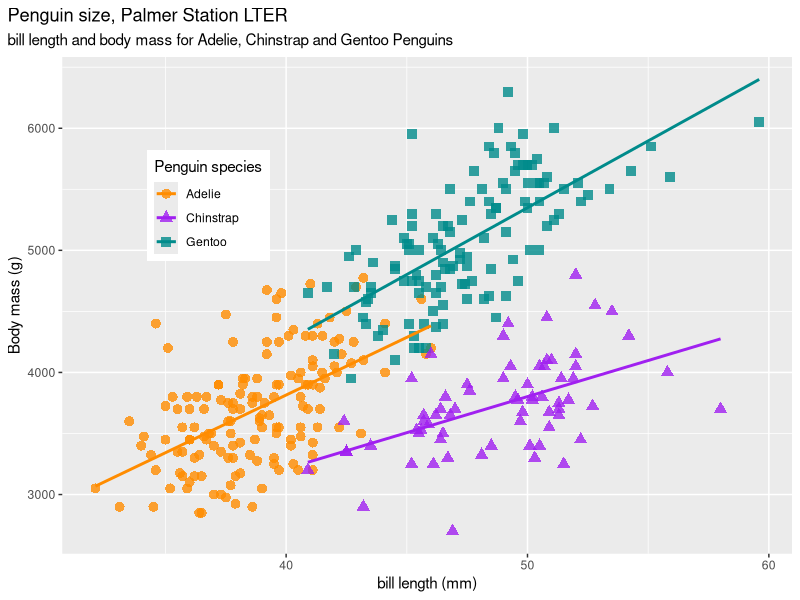
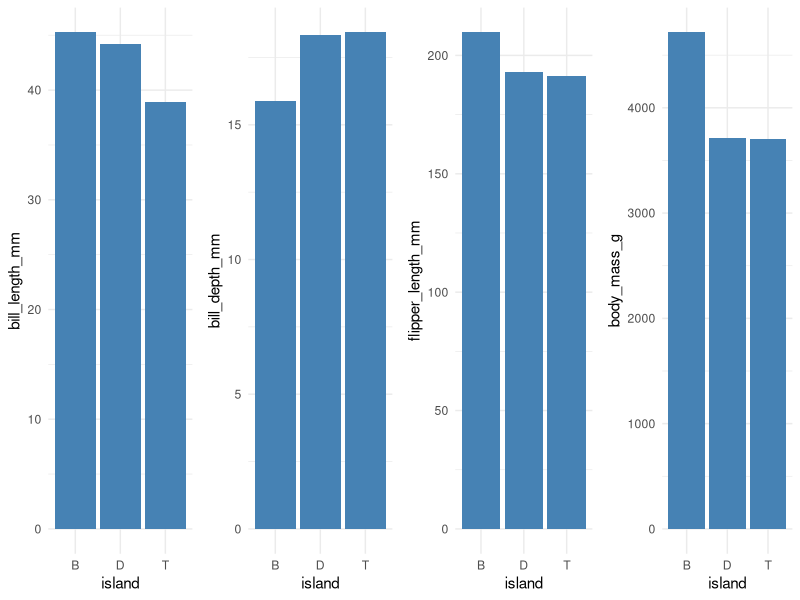
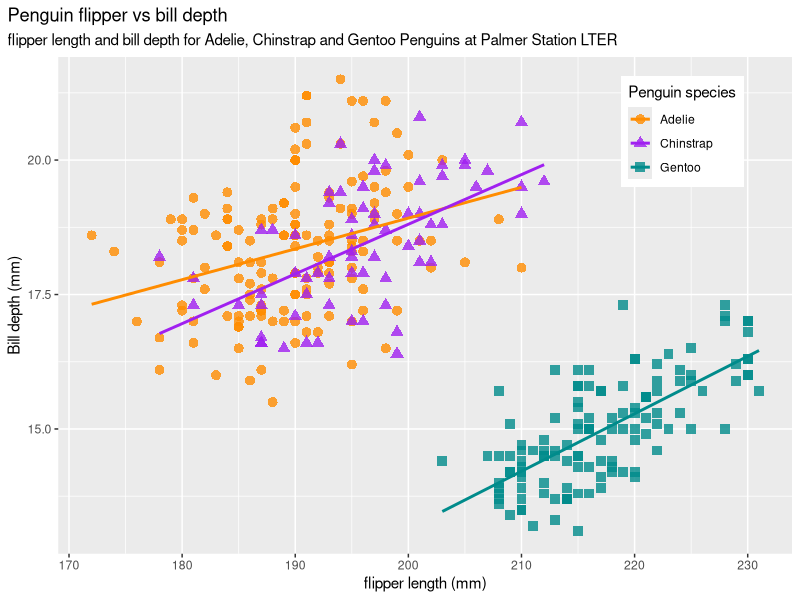
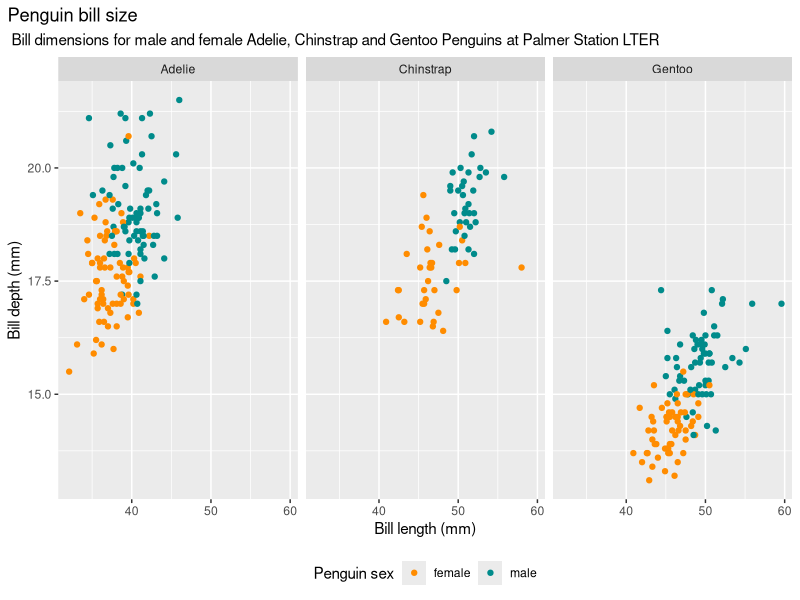
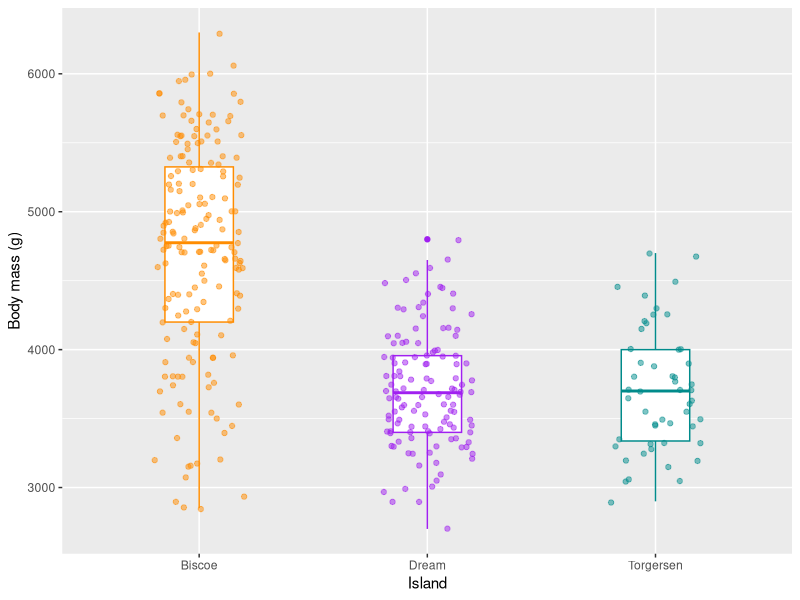
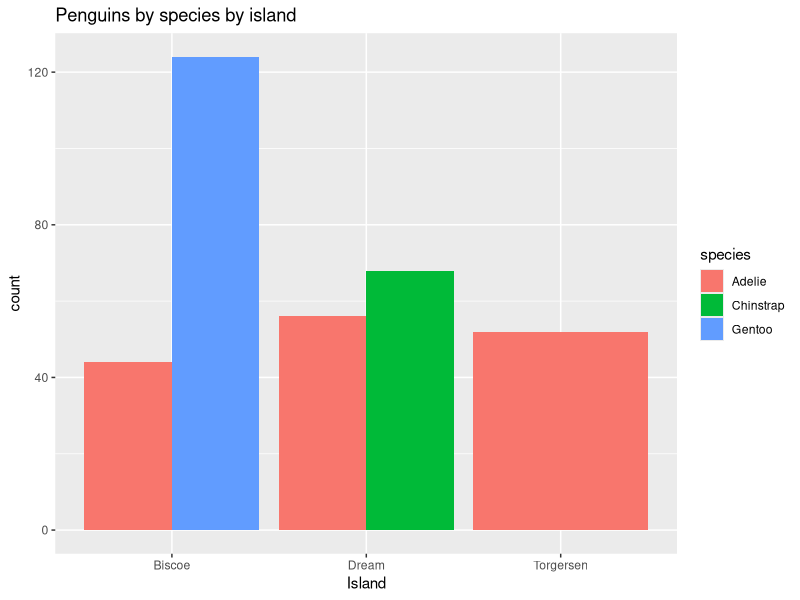

Here is the R script that generated these plots, in order:
## ---- chunk 1
library("palmerpenguins")
library(ggplot2)
library("tidyverse")

## ---- chunk 2
library(knitr)
sd_peng <- penguins %>% 
  summarize(across(where(is.numeric), sd, na.rm = TRUE))
kable(sd_peng[,1:4],
      col.names = c("Largo_pico(mm)","Ancho_pico (mm)", "Longitud_aleta(mm)","Peso (g)"))
## ---- chunk 3
sd_peng <- penguins %>% 
  summarize(across(where(is.numeric), mean, na.rm = TRUE))
kable(sd_peng[,1:4],
      col.names = c("Largo_pico(mm)","Ancho_pico (mm)", "Longitud_aleta(mm)","Peso (g)"))

## ---- chunk 4
sd_peng <- penguins %>% 
  summarize(across(where(is.numeric), median, na.rm = TRUE))
kable(sd_peng[,1:4],
      col.names = c("Largo_pico(mm)","Ancho_pico (mm)", "Longitud_aleta(mm)","Peso (g)"))

## ---- chunk 5
sd_peng <- penguins %>%
group_by(species)%>% 
  summarize(across(where(is.numeric), mean, na.rm = TRUE))
kable(sd_peng[,1:4],
      col.names = c("Largo_pico(mm)","Ancho_pico (mm)", "Longitud_aleta(mm)","Peso (g)"))

## ---- chunk 6
sd_peng <- penguins %>% 
  group_by(island)%>% summarize(across(where(is.numeric), mean, na.rm = TRUE))
kable(sd_peng[,1:4],
      col.names = c("Largo_pico(mm)","Ancho_pico (mm)", "Longitud_aleta(mm)","Peso (g)"))

## ---- chunk 7
library(ggplot2)

mass_bill_len <- ggplot(data = penguins, 
                       aes(x = bill_length_mm,
                           y = body_mass_g)) +
  geom_point(aes(color = species, 
                 shape = species),
             size = 3,
             alpha = 0.8) +
  geom_smooth(method = "lm", se = FALSE, aes(color = species)) +
  scale_color_manual(values = c("darkorange","purple","cyan4")) +
  labs(title = "Penguin size, Palmer Station LTER",
       subtitle = "bill length and body mass for Adelie, Chinstrap and Gentoo Penguins",
       x = "bill length (mm)",
       y = "Body mass (g)",
       color = "Penguin species",
       shape = "Penguin species") +
  theme(legend.position = c(0.2, 0.7),
        plot.title.position = "plot",
        plot.caption = element_text(hjust = 0, face= "italic"),
        plot.caption.position = "plot")
 

mass_bill_len
## ---- chunk 8
sd_peng <- penguins %>% 
  group_by(island) %>%
  summarize(across(where(is.numeric), mean, na.rm = TRUE))

sd_peng$island <- factor(sd_peng$island)
sd_peng$island <- c("B", "D", "T")

library(ggplot2)
library(gridExtra) 


plot1 <- ggplot(sd_peng, aes(x = island, y = bill_length_mm)) +
  geom_bar(stat = "identity", fill = "steelblue") +
  theme_minimal()

plot2 <- ggplot(sd_peng, aes(x = island, y = bill_depth_mm)) +
  geom_bar(stat = "identity", fill = "steelblue") +
  theme_minimal()

plot3 <- ggplot(sd_peng, aes(x = island, y = flipper_length_mm)) +
  geom_bar(stat = "identity", fill = "steelblue") +
  theme_minimal()

plot4 <- ggplot(sd_peng, aes(x = island, y = body_mass_g)) +
  geom_bar(stat = "identity", fill = "steelblue") +
  theme_minimal()


grid.arrange(plot1, plot2, plot3, plot4, ncol = 4)  
## ---- chunk 9
flipper_bill_dep <- ggplot(data = penguins,
                         aes(x = flipper_length_mm,
                             y = bill_depth_mm,
                             group = species)) +
  geom_point(aes(color = species, 
                 shape = species),
             size = 3,
             alpha = 0.8) +
  geom_smooth(method = "lm", se = FALSE, aes(color = species)) +
  scale_color_manual(values = c("darkorange","purple","cyan4")) +
  labs(title = "Penguin flipper vs bill depth ",
       subtitle = "flipper length and bill depth for Adelie, Chinstrap and Gentoo Penguins at Palmer Station LTER",
       x = "flipper length (mm)",
       y = "Bill depth (mm)",
       color = "Penguin species",
       shape = "Penguin species") +
  theme(legend.position = c(0.85, 0.85),
        plot.title.position = "plot",
        plot.caption = element_text(hjust = 0, face= "italic"),
        plot.caption.position = "plot")

flipper_bill_dep
## ---- chunk 10

ggplot(penguins, aes(x = bill_length_mm,
                            y = bill_depth_mm)) +
  geom_point(aes(color = sex)) +
  scale_color_manual(values = c("darkorange","cyan4"), na.translate = FALSE) +
  labs(title = "Penguin bill size",
       subtitle = " Bill dimensions for male and female Adelie, Chinstrap and Gentoo Penguins at Palmer Station LTER",
       x = "Bill length (mm)",
       y = "Bill depth (mm)",
       color = "Penguin sex") +
  theme(legend.position = "bottom",
        plot.title.position = "plot",
        plot.caption = element_text(hjust = 0, face= "italic"),
        plot.caption.position = "plot") +
  facet_wrap(~species)
## ---- chunk 11
island_box <- ggplot(data = penguins, aes(x = island, y = body_mass_g)) +
  geom_boxplot(aes(color = island), width = 0.3, show.legend = FALSE) +
  geom_jitter(aes(color = island), alpha = 0.5, show.legend = FALSE, position = position_jitter(width = 0.2, seed = 0)) +
  scale_color_manual(values = c("darkorange","purple","cyan4")) +
  labs(x = "Island",
       y = "Body mass (g)")
island_box

## ---- chunk 12
Island_distribution <- ggplot(data=penguins, aes(x=island, fill=species))+
  geom_bar(position = 'dodge')+
  labs(title = 'Penguins by species by island',
       x="Island",
       y='count')
Island_distribution

